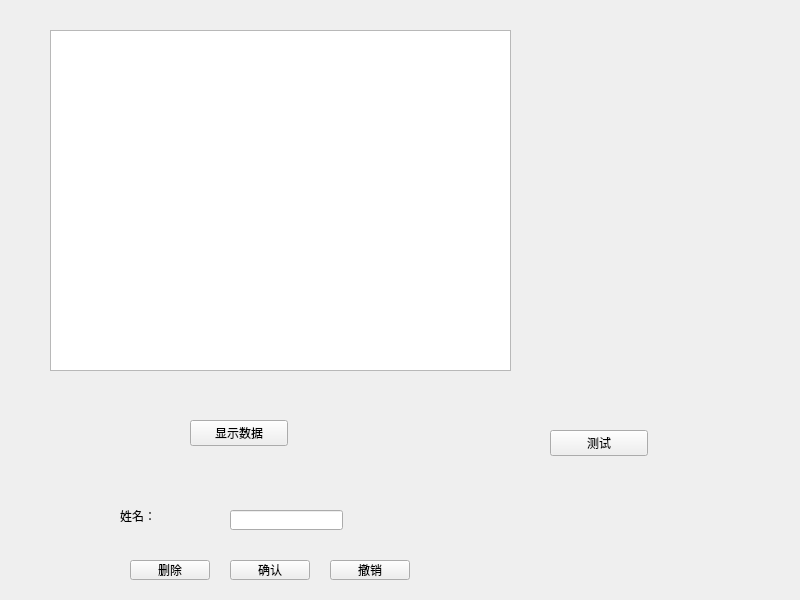
<?xml version="1.0" encoding="UTF-8"?>
<ui version="4.0">
 <class>Login</class>
 <widget class="QWidget" name="Login">
  <property name="geometry">
   <rect>
    <x>0</x>
    <y>0</y>
    <width>800</width>
    <height>600</height>
   </rect>
  </property>
  <property name="windowTitle">
   <string>Login</string>
  </property>
  <widget class="QTableView" name="tableView">
   <property name="geometry">
    <rect>
     <x>50</x>
     <y>30</y>
     <width>461</width>
     <height>341</height>
    </rect>
   </property>
   <property name="editTriggers">
    <set>QAbstractItemView::NoEditTriggers</set>
   </property>
   <property name="selectionMode">
    <enum>QAbstractItemView::ExtendedSelection</enum>
   </property>
   <property name="selectionBehavior">
    <enum>QAbstractItemView::SelectRows</enum>
   </property>
   <property name="cornerButtonEnabled">
    <bool>true</bool>
   </property>
   <attribute name="horizontalHeaderVisible">
    <bool>false</bool>
   </attribute>
   <attribute name="verticalHeaderVisible">
    <bool>false</bool>
   </attribute>
  </widget>
  <widget class="QPushButton" name="display">
   <property name="geometry">
    <rect>
     <x>190</x>
     <y>420</y>
     <width>98</width>
     <height>26</height>
    </rect>
   </property>
   <property name="text">
    <string>显示数据</string>
   </property>
  </widget>
  <widget class="QLabel" name="labelname">
   <property name="geometry">
    <rect>
     <x>120</x>
     <y>510</y>
     <width>54</width>
     <height>12</height>
    </rect>
   </property>
   <property name="text">
    <string>姓名：</string>
   </property>
  </widget>
  <widget class="QLineEdit" name="lineEditname">
   <property name="geometry">
    <rect>
     <x>230</x>
     <y>510</y>
     <width>113</width>
     <height>20</height>
    </rect>
   </property>
  </widget>
  <widget class="QPushButton" name="pushButtonconfirm">
   <property name="geometry">
    <rect>
     <x>230</x>
     <y>560</y>
     <width>80</width>
     <height>20</height>
    </rect>
   </property>
   <property name="text">
    <string>确认</string>
   </property>
  </widget>
  <widget class="QPushButton" name="pushButtonundo">
   <property name="geometry">
    <rect>
     <x>330</x>
     <y>560</y>
     <width>80</width>
     <height>20</height>
    </rect>
   </property>
   <property name="text">
    <string>撤销</string>
   </property>
  </widget>
  <widget class="QPushButton" name="pushButtondelete">
   <property name="geometry">
    <rect>
     <x>130</x>
     <y>560</y>
     <width>80</width>
     <height>20</height>
    </rect>
   </property>
   <property name="text">
    <string>删除</string>
   </property>
  </widget>
  <widget class="QPushButton" name="pushButton">
   <property name="geometry">
    <rect>
     <x>550</x>
     <y>430</y>
     <width>98</width>
     <height>26</height>
    </rect>
   </property>
   <property name="text">
    <string>测试</string>
   </property>
  </widget>
 </widget>
 <layoutdefault spacing="6" margin="11"/>
 <resources/>
 <connections/>
</ui>
